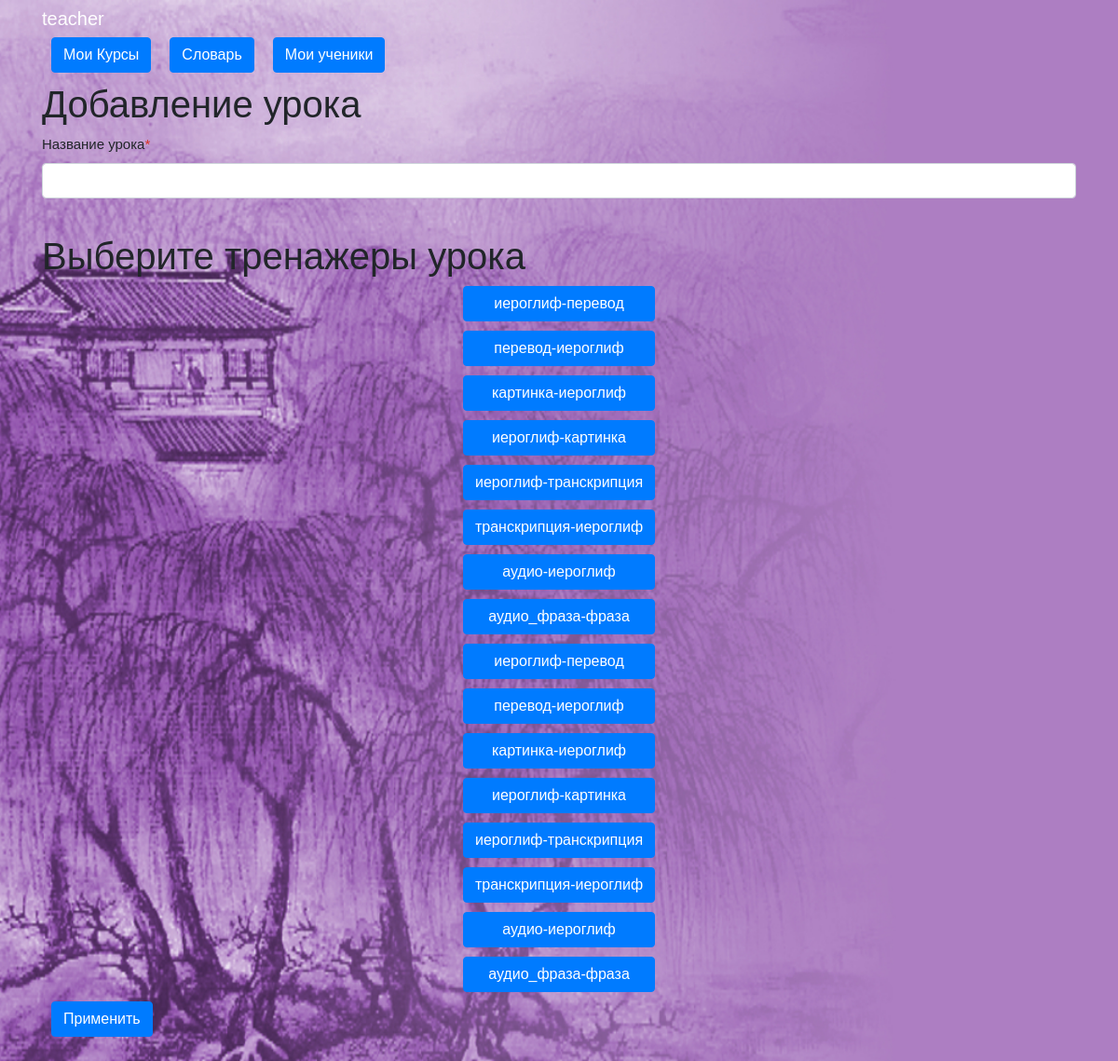
The app's page /make_lesson/1 (signed in) with its own data.
### data/users.py (models this page shows, shortened)
class User(SqlAlchemyBase, UserMixin, SerializerMixin):
    __tablename__ = 'users'
    id = sqlalchemy.Column(sqlalchemy.Integer,
                           primary_key=True, autoincrement=True)
    name = sqlalchemy.Column(sqlalchemy.String, nullable=True)
    last_name = sqlalchemy.Column(sqlalchemy.String, nullable=True)
    patronymic = sqlalchemy.Column(sqlalchemy.String, nullable=True)
    email = sqlalchemy.Column(sqlalchemy.String,
                              index=True, unique=True, nullable=True)
    about = sqlalchemy.Column(sqlalchemy.String, nullable=True)
    hashed_password = sqlalchemy.Column(sqlalchemy.String, nullable=True)
    teacher = sqlalchemy.Column(sqlalchemy.Boolean, nullable=True)
    creator = sqlalchemy.Column(sqlalchemy.Integer, nullable=True)
    courses = orm.relation("Courses",
                           secondary="users_to_course",
                           backref="users")
    words = orm.relation("Words", back_populates='user')
    hash_token = sqlalchemy.Column(sqlalchemy.Integer, nullable=True, unique=True)

### data/trainers.py (models this page shows)
class Trainers(SqlAlchemyBase, SerializerMixin):
    __tablename__ = 'trainers'
    id = sqlalchemy.Column(sqlalchemy.Integer,
                           primary_key=True, autoincrement=True)
    name = sqlalchemy.Column(sqlalchemy.String, nullable=True)
    check_side = sqlalchemy.Column(sqlalchemy.Integer, nullable=True)
    ans_side = sqlalchemy.Column(sqlalchemy.Integer, nullable=True)

### data/tests.py (models this page shows)
class Tests(SqlAlchemyBase, SerializerMixin):
    __tablename__ = 'tests'
    id = sqlalchemy.Column(sqlalchemy.Integer,
                           primary_key=True, autoincrement=True)
    name = sqlalchemy.Column(sqlalchemy.String, nullable=True)
    check_side = sqlalchemy.Column(sqlalchemy.Integer, nullable=True)
    ans_side = sqlalchemy.Column(sqlalchemy.Integer, nullable=True)

### main.py (the view, shortened to what this page needs)
@app.route('/make_lesson/<int:course_id>', methods=['GET', 'POST'])
@login_required
def make_lesson(course_id):
    form = LessonsForm()
    db_sess = db_session.create_session()
    current_course = db_sess.query(Courses).get(course_id)
    all_trainers = db_sess.query(Trainers).all()
    all_tests = db_sess.query(Tests).all()
    return render_template('make_lesson.html', form=form,
                           trainers=all_trainers, tests=all_tests,
                           len_trainers=len(all_trainers), len_tests=len(all_tests))

### forms/lesson.py
class LessonsForm(FlaskForm):
    name = StringField('Название урока',
                       validators=[DataRequired(), Length(max=32,
                                                          message="Название урока не должно превышать 32 символов")])
    submit = SubmitField('Применить')

### data/db_session.py (called while the page is built)
def create_session() -> Session:
    global __factory
    return __factory()

### main.py (called while the page is built)
@login_manager.user_loader
def load_user(user_id):
    db_sess = db_session.create_session()
    return db_sess.query(User).get(user_id)

### templates/make_lesson.html (shortened to what this page needs)
{% extends "base.html" %}
{% block content %}
<h1>Добавление урока</h1>
<form action="" method="post" name="checks">
    <p>
        {{ form.name.label }}<span class="vnumgf" style="color: #d93025;">*</span><br>
        {{ form.name(class="form-control") }}<br>
    </p>
    <h1>Выберите тренажеры урока</h1>
    <div style="display: flex;
                flex-wrap: wrap;
                flex-direction: column;
                align-content: center;">
        {% for i in range(len_trainers) %}
        <button id="train {{ i }}" name="not_lesson_trainer" type="button" class="btn btn-primary"
                value="{{ trainers[i].id }}">{{ trainers[i].name }}
        </button>
        {% endfor %}
    </div>
    <div style="display: flex;
                flex-wrap: wrap;
                flex-direction: column;
                align-content: center;">
        {% for i in range(len_tests) %}
        <button id="test {{ i }}" name="not_lesson_test" type="button" class="btn btn-primary"
                value="{{ tests[i].id }}">{{ tests[i].name }}
        </button>
        {% endfor %}
    </div>
    <p>{{ form.submit(type="submit", class="btn btn-primary") }}</p>
</form>
{% endblock %}

### templates/base.html (shortened to what this page needs)
<!doctype html>
<html lang="en">
<head>
    <link rel="stylesheet"
          href="https://stackpath.bootstrapcdn.com/bootstrap/4.4.1/css/bootstrap.min.css"
>
    <link rel="stylesheet" href="/static/style.css">
</head>
<body>
<header class="header">
    <div class="container">
        <div class="header_inner">
            <nav>
                {% if current_user.is_authenticated %}
                <a class="navbar-brand" href="/profile/{{ current_user.id }}" style="color: white;">
                    {{ current_user.name}}</a>
                {% endif %}
                {% if current_user.is_authenticated %}
                <div class="nav" id="up buttons">
                    <a id="nav button 1" class="btn btn-primary" href="/courses" style="color: white;">Мои Курсы</a>
                    <a id="nav button 2" class="btn btn-primary" href="/dictionary" style="color: white;">Словарь</a>
                    {% if current_user.teacher %}
                    <a id="nav button 3" class="btn btn-primary" href="/pupils" style="color: white;">Мои ученики</a>
                    {% endif %}
                </div>
                {% endif %}
            </nav>
        </div>
    </div>
</header>
<main role="main" class="container">
    {% block content %}{% endblock %}
</main>
</body>
</html>

### static/style.css (style rules this page uses)
body { font-family: 'Montserrat', sans-serif; font-size: 15px; color: #33; background: url('background_paint.jpg'); -webkit-background-size: cover; background-size: cover; }
.header { width: 100%; top: 0; left: 0; right: 0; z-index: 1000; }
.navbar-brand { color: #fff; position: relative; }
.btn { margin: 0 10px; margin-bottom: 10px; }
.btn-primary { display: inline-block; vertical-align: top; color: white; overflow: hidden; text-overflow: ellipsis; }

### records on screen
User: name "teacher"
Trainers: name "иероглиф-перевод"
Trainers: name "перевод-иероглиф"
Trainers: name "картинка-иероглиф"
Trainers: name "иероглиф-картинка"
Trainers: name "иероглиф-транскрипция"
Trainers: name "транскрипция-иероглиф"
Trainers: name "аудио-иероглиф"
Trainers: name "аудио_фраза-фраза"
Tests: name "иероглиф-перевод"
Tests: name "перевод-иероглиф"
Tests: name "картинка-иероглиф"
Tests: name "иероглиф-картинка"
Tests: name "иероглиф-транскрипция"
Tests: name "транскрипция-иероглиф"
Tests: name "аудио-иероглиф"
Tests: name "аудио_фраза-фраза"
